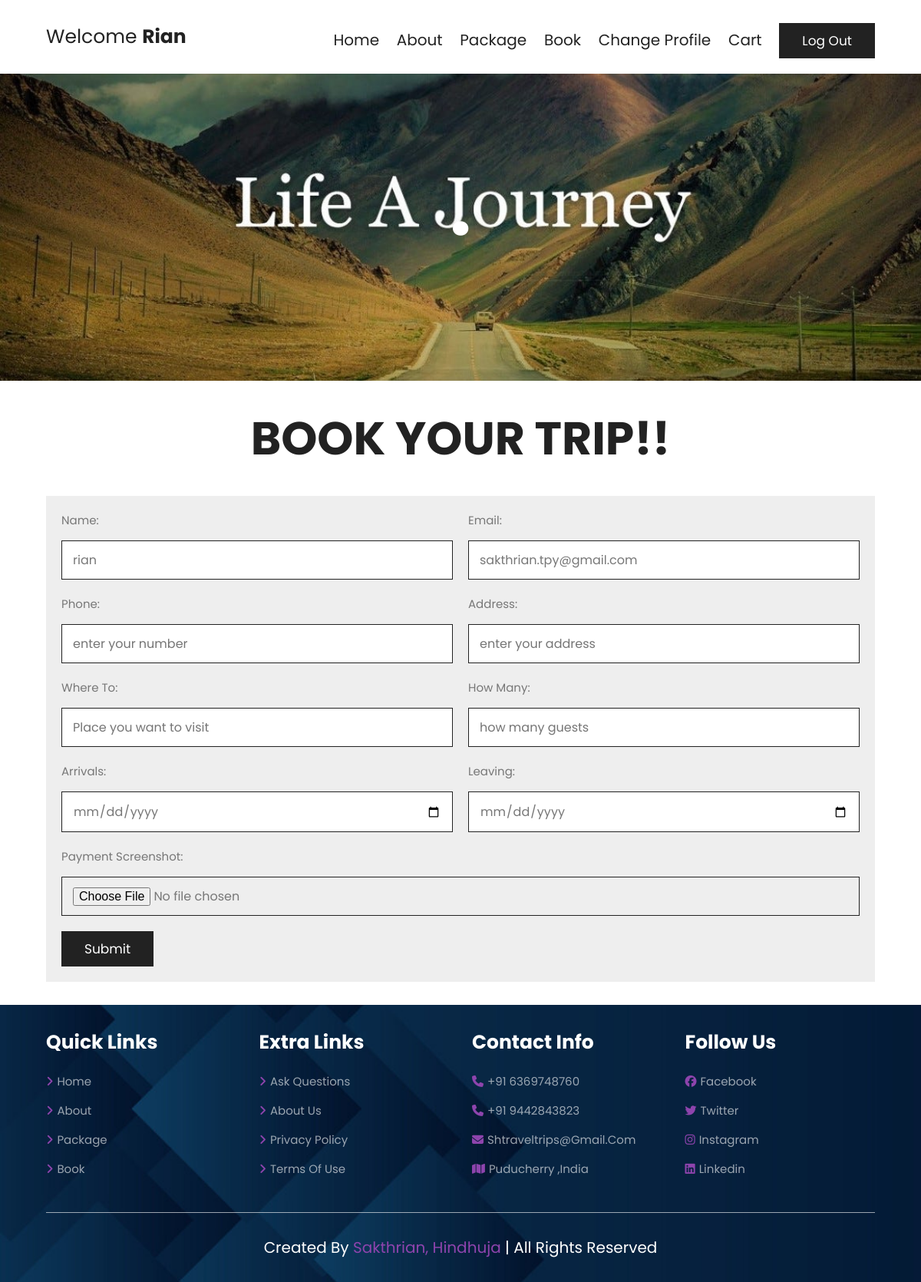
The app's page /book.php (signed in) with its own data.
### tables this page shows
CREATE TABLE `users` (
  `Id` int(11) NOT NULL,
  `Username` varchar(200) DEFAULT NULL,
  `Email` varchar(200) DEFAULT NULL,
  `Age` int(11) DEFAULT NULL,
  `Password` varchar(200) DEFAULT NULL
);

### controllers/NavbarController.php (called while the page is built)
<?php
require_once 'models/User.php';
class NavbarController {
    public function showNavbar() {
        $id = $_SESSION['id'];
        $user = User::getById($id);
        include 'views/navbar.php';
    }
}
?>

### models/User.php (called while the page is built)
<?php
class User {
    public static function getById($id) {
        global $con;
        $query = mysqli_query($con, "SELECT * FROM users WHERE Id = $id");
        return mysqli_fetch_assoc($query);
    }
}
?>

### book.php (the view, shortened to what this page needs)
<?php
   include("php/config.php");
?>
<?php
$city = isset($_GET['city']) ? htmlspecialchars($_GET['city']) : '';
?>
<?php
    $id = $_SESSION['id'];
    $query = mysqli_query($con,"SELECT*FROM users WHERE Id=$id");
    while($result = mysqli_fetch_assoc($query)){
        $res_Uname = $result['Username'];
        $res_Email = $result['Email'];
    }
?>
<!DOCTYPE html>
<html lang="en">
    <head>
        <link rel="stylesheet" href="https://unpkg.com/swiper/swiper-bundle.min.css">
        <link rel="stylesheet" href="https://cdnjs.cloudflare.com/ajax/libs/font-awesome/6.5.2/css/all.min.css">
        <link rel="stylesheet" href="style.css">
</head>
<body>
<section class="header">
    <?php
    require_once 'controllers/NavbarController.php';
    $navbarController = new NavbarController();
    $navbarController->showNavbar();
    ?>
</section>
<div class="heading" style="background:url(images/footer12.jpg)no-repeat">
    <h1>.</h1>
</div>
<section class="booking">
    <h1 class="heading-title">BOOK YOUR TRIP!!</h1>
    <form action="book_form.php" method="post" class="book-form"  enctype="multipart/form-data">
    <div class="flex">
        <div class="inputbox">
            <span>Name:</span>
            <input type="text" placeholder="enter your name" name="name"  value="<?php echo $res_Uname; ?>">
        </div>
        <div class="inputbox">
            <span>Email:</span>
            <input type="email" placeholder="enter your email" name="email"  value="<?php echo $res_Email; ?>">
        </div>
        <div class="inputbox">
            <span>Phone:</span>
            <input type="number" placeholder="enter your number" name="phone">
        </div>
        <div class="inputbox">
            <span>Address:</span>
            <input type="text" placeholder="enter your address" name="address">
        </div>
        <div class="inputbox">
            <span>Where to:</span>
            <input type="text" placeholder="Place you want to visit" name="location" value="<?php echo $city; ?>">
        </div>
        <div class="inputbox">
            <span>How many:</span>
            <input type="number" placeholder="how many guests" name="guests">
        </div>
        <div class="inputbox">
            <span>Arrivals:</span>
            <input type="date" name="arrivals">
        </div>
        <div class="inputbox">
            <span>Leaving:</span>
            <input type="date" name="leaving">
        </div>
        <div class="inputbox">
            <span>Payment Screenshot:</span>
            <input type="file" name="payment_screenshot" accept="image/*" required>
        </div>
    </div>
    <input type="submit" value="submit" class="btn" name="send">
    </form>
</section>
<section class="footer">
    <div class="box-container">
        <div class="box">
            <h3>Quick links</h3>
            <a href="home.php"><i class="fas fa-angle-right"></i>Home</a>
            <a href="about.php"><i class="fas fa-angle-right"></i>About</a>
            <a href="package.php"><i class="fas fa-angle-right"></i>Package</a>
            <a href="book.php"><i class="fas fa-angle-right"></i>Book</a>
        </div>
        <div class="box">
            <h3>Extra links</h3>
            <a href="#"><i class="fas fa-angle-right"></i>Ask questions</a>
            <a href="#"><i class="fas fa-angle-right"></i>About us</a>
            <a href="#"><i class="fas fa-angle-right"></i>Privacy policy</a>
            <a href="#"><i class="fas fa-angle-right"></i>Terms of use</a>
        </div>
        <div class="box">
            <h3>Contact Info</h3>
            <a href="#"><i class="fas fa-phone"></i>+91 6369748760</a>
            <a href="#"><i class="fas fa-phone"></i>+91 9442843823</a>
            <a href="#"><i class="fas fa-envelope"></i>shtraveltrips@gmail.com</a>
            <a href="#"><i class="fas fa-map"></i>Puducherry ,India</a>
           </div>
           <div class="box">
            <h3>Follow Us</h3>
            <a href="#"><i class="fa-brands fa-facebook"></i>Facebook</a>
            <a href="#"><i class="fa-brands fa-twitter"></i>Twitter</a>
            <a href="#"><i class="fa-brands fa-instagram"></i>Instagram</a>
            <a href="#"><i class="fa-brands fa-linkedin"></i>Linkedin</a>
           </div>
    </div>
    <div class="credit">Created by <span>Sakthrian, Hindhuja </span>| all rights reserved</div>
</section>
</body>
</html>

### views/navbar.php (shortened to what this page needs)
<?php if (isset($user)): ?>
<a href="home.php" class="logo">Welcome <b><?php echo $user['Username']; ?></b></a>
<nav class="navbar">
    <a href="home.php">Home</a>
    <a href="about.php">About</a>
    <a href="package.php">Package</a>
    <a href="book.php">Book</a>
    <a href='edit.php?Id=<?php echo $user['Id']; ?>'>Change Profile</a>
    <a href="wishlist_view.php">Cart</a>
    <a href="php/logout.php"> <button class="btn">Log Out</button> </a>
</nav>
<?php endif; ?>

### style.css (style rules this page uses)
:root { --main-color:#8e44ad; --black:#222; --white:#fff; --light-black:#777; --light-white:#fff9; --dark-bg:rgba(0,0,0,.7); --light-bg:#eee; --border:.1rem solid var(--black); --box-shadow:0 5rem 1remrgba(0,0,0,.1); --text-shadow:0 1.5rem 3rem rgba(0,0,0,.3); }
* { font-family: 'Poppins',sans-serif; margin: 0; padding: 0; box-sizing: border-box; outline: none; border: none; text-decoration: none; text-transform: capitalize; }
html { font-size: 62.5%; overflow-x: hidden; }
section { padding: 5rem 10%; }
.heading { background-size: cover !important; background-position: center !important; padding-top: 10rem; padding-bottom: 15rem; display: flex; align-items: center; justify-content: center; }
.heading h1 { font-size: 10rem; text-transform: uppercase; color: var(--white); text-shadow: var(--text-shadow); }
.btn { display: inline-block; background: var(--black); margin-top: 1rem; color: var(--white); font-size: 1.7rem; padding: 1rem 3rem; cursor: pointer; }
.heading-title { text-align: center; margin-bottom: 3rem; font-size: 6rem; text-transform: uppercase; color: var(--black); }
.header { position: sticky; top:0;left: 0;right: 0; z-index: 1000; background-color: var(--white); display: flex; padding-top: 2rem; padding-bottom: 2rem; box-shadow: var(--box-shadow); align-items: center; justify-content: space-between; }
.header .logo { font-size: 2.5rem; color: var(--black); }
.header .navbar a { font-size: 2rem; margin-left: 2rem; color: var(--black); }
.booking .book-form { padding: 2rem; background: var(--light-bg); }
.booking .book-form .flex { display: flex; flex-wrap: wrap; gap: 2rem; }
.booking .book-form .flex .inputbox { flex: 1 1 41rem; }
.booking .book-form .flex .inputbox input { width: 100%; padding: 1.2rem 1.4rem; font-size: 1.6rem; color: var(--light-black); text-transform: none; margin-top: 1.5rem; border: var(--border); }
.booking .book-form .flex .inputbox span { font-size: 1.5rem; color: var(--light-black); }
.booking .book-form .btn { margin-top: 2rem; }
.footer { background: url(images/footer.jpg) no-repeat; background-size: cover; background-position: center; }
.footer .box-container { display: grid; grid-template-columns: repeat(auto-fit,minmax(22rem,1fr)); gap: 3rem; }
.footer .box-container .box h3 { color: var(--white); font-size: 2.5rem; padding-bottom: 2rem; }
.footer .box-container .box a { color: var(--light-white); font-size: 1.5rem; padding-bottom: 1.5rem; display: block; }
.footer .box-container .box a i { color: var(--main-color); padding-right: .5rem; transition: .2s linear; }
.footer .credit { text-align: center; padding-top: 3rem; margin-top: 3rem; border-top: .1rem solid var(--light-white) ; font-size: 2rem; color: var(--white); }
.footer .credit span { color: var(--main-color); }
@media (max-width:1200px) { section { padding: 3rem 5%; } }

### records on screen
users: Username "Rian", name "rian", email "sakthrian.tpy@gmail.com"
